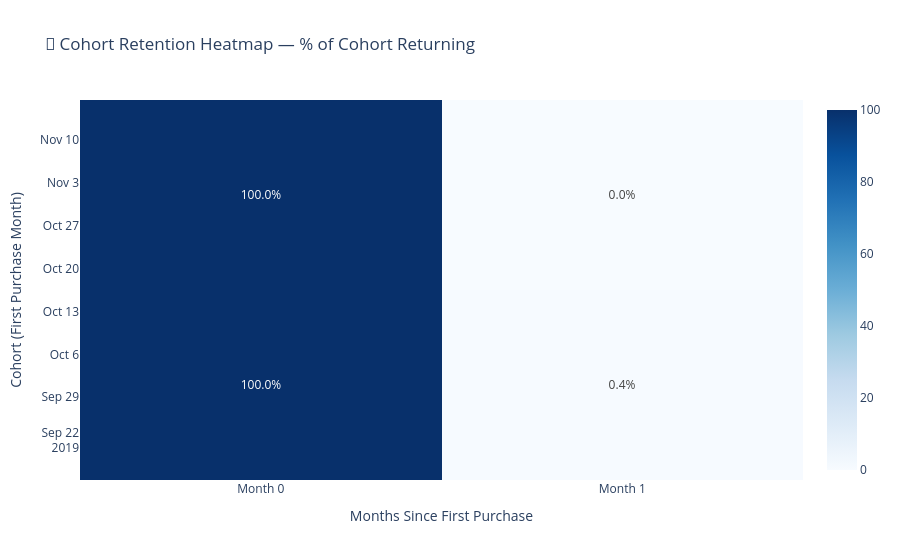

The notebook cell saved with this chart:
### Code cell
# ============================================================
# STEP 4C - Plot Cohort Heatmap
# ============================================================

import plotly.figure_factory as ff

# Round for display
display_matrix = retention_matrix.round(1).fillna(0)

fig7 = go.Figure(
    data=go.Heatmap(
        z            = display_matrix.values,
        x            = [f"Month {i}" for i in display_matrix.columns],
        y            = display_matrix.index.tolist(),
        colorscale   = "Blues",
        text         = display_matrix.values,
        texttemplate = "%{text:.1f}%",
        showscale    = True,
        hoverongaps  = False,
    )
)

fig7.update_layout(
    title    = "🔄 Cohort Retention Heatmap — % of Cohort Returning",
    xaxis    = dict(title="Months Since First Purchase"),
    yaxis    = dict(title="Cohort (First Purchase Month)"),
    template = "plotly_white",
)

fig7.show()
save_fig(fig7, "07_cohort_retention.html")

# ── Key retention insight ──
if 1 in retention_matrix.columns:
    avg_m1_retention = retention_matrix[1].mean()
    print(f"\n🔍 Key Insight:")
    print(f"   Avg Month-1 retention : {avg_m1_retention:.1f}%")
    if avg_m1_retention < 10:
        print("   ⚠️  Low retention — most users don't return after first purchase")
        print("   💡 Business opportunity: post-purchase email campaigns, loyalty program")
    else:
        print("   ✅ Healthy retention signal")

### Figure 1 — Plotly figure (JSON) as saved in the notebook; plotly's stock layout.template omitted (floating-point values rounded to 4 significant figures)
{"data": [{"colorscale": [[0, "rgb(247,251,255)"], [0.125, "rgb(222,235,247)"], [0.25, "rgb(198,219,239)"], [0.375, "rgb(158,202,225)"], [0.5, "rgb(107,174,214)"], [0.625, "rgb(66,146,198)"], [0.75, "rgb(33,113,181)"], [0.875, "rgb(8,81,156)"], [1, "rgb(8,48,107)"]], "hoverongaps": false, "showscale": true, "text": [[100.0, 0.4], [100.0, 0.0]], "texttemplate": "%{text:.1f}%", "type": "heatmap", "x": ["Month 0", "Month 1"], "y": ["2019-10", "2019-11"], "z": [[100.0, 0.4], [100.0, 0.0]]}], "layout": {"title": {"text": "🔄 Cohort Retention Heatmap — % of Cohort Returning"}, "xaxis": {"title": {"text": "Months Since First Purchase"}}, "yaxis": {"title": {"text": "Cohort (First Purchase Month)"}}}}
